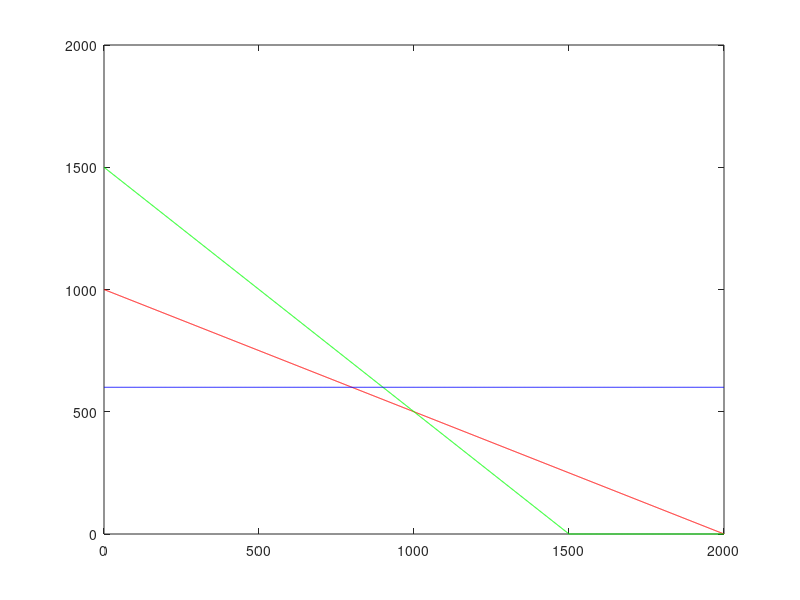

The MATLAB source for this figure: (Note: this script raises an error after producing the figure.)

%%Phase1: Taking Input
C = [3 5];
A = [1 2; 1 1; 0 1];
b = [2000; 1500; 600];


%%Phase2: Plotting Graph
y1 = 0:1:max(b);

x21 = (b(1) - (A(1,1).*y1))/A(1,2);
x22 = (b(2) - (A(2,1).*y1))/A(2,2);
x23 = (b(3) - (A(3,1).*y1))/A(3,2);

x21 = max(0, x21);
x22 = max(0, x22);
x23 = max(0, x23);

plot(y1, x21, 'r', y1, x22, 'g', y1, x23, 'b');


%%Phase3: Corner Points
cx1 = find(y1==0);

c1 = find(x21==0);
Line1 = [y1(:, [c1 cx1]) ; x21(:, [c1 cx1])]';

c2 = find(x22==0);
Line2 = [y1(:, [c2 cx1]) ; x22(:, [c2 cx1])]';

c3 = find(x23==0);
Line3 = [y1(:, [c3 cx1]) ; x23(:, [c3 cx1])]';

corps = unique([Line1; Line2; Line3], 'rows');


%%Phase4: Intersection Points
HG = [0; 0];

for i=1:3
    hg1 = A(i, :);
    b1 = b(i, :);

    for j=i+1:3
        hg2 = A(j, :);
        b2 = b(j, :);

        Aa = [hg1; hg2];
        Bb = [b1; b2];
        Xx = Aa \ Bb;
        HG = [HG Xx];
    end
end

pt = HG';

%%Phase5: Final Corner Points
allpt = [corps; pt];
points = unique(allpt, 'rows');


%%Phase6: Feasible Region
PT = constraint(points);
PT = unique(PT, 'rows');


%%Phase7: Calculate Function Value

for i=1:size(PT, 1)
    Fx(i, :) = sum(PT(i, :).*C);
end

Vert = [PT Fx];


%%Phase8: Optimal Value

[fxVal, index] = max(Fx);
optval = Vert(index, :);

ANS = array2table(optval);



function hh = constraint(X)

x1 = X(:, 1);
x2 = X(:, 2);

cons1 = x1+2.*x2-2000;

h1 = find(cons1 > 0);

X(h1, :) = [];


x1 = X(:, 1);
x2 = X(:, 2);

cons2 = x1 + x2 -  1500;
h2 = find(cons2>0);

X(h2, :) = [];

x1 = X(:, 1);
x2 = X(:, 2);

cons3 = x2 -  600;
h3 = find(cons3>0);

X(h3, :) = [];


hh = X;
end

